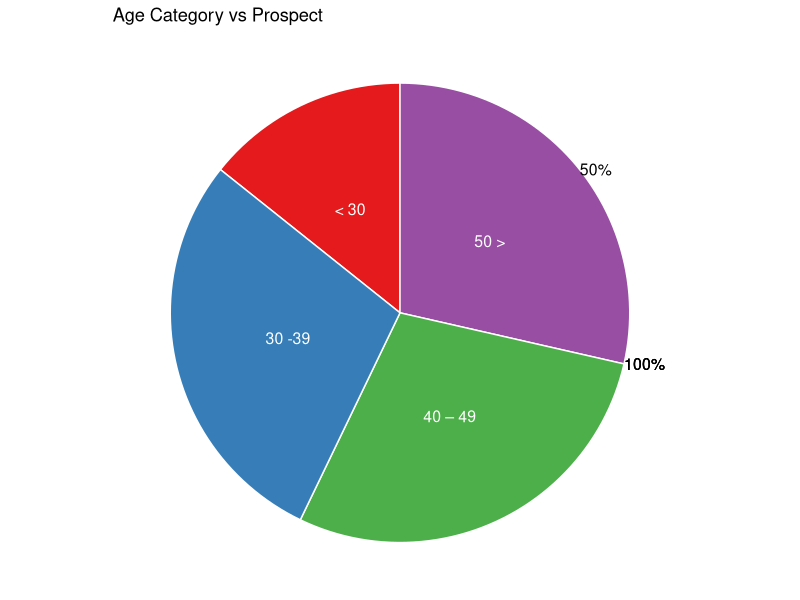

The R script that drew this image:
library(readxl)
library(ggplot2)
library(dplyr)
age_group<-as.data.frame(read_excel("Demographic_and_BI_adoption.xlsx", sheet = "Demography_information", range = "C2:C13",col_names = FALSE,col_types = "text"))

bi_doption<-as.data.frame(read_excel("Demographic_and_BI_adoption.xlsx", sheet = "Business_intelligence_adoption", range = "H2:H13",col_names = FALSE,col_types = "text"))

occurance<-table(age_group[,1],bi_doption[,1])

q<-as.data.frame.matrix(occurance)
age_row_names <-as.data.frame(row.names.data.frame(q))
nFrame<-data.frame(
  age = age_row_names,
  no = q[,1],
  yes = q[,2]
)
colnames(nFrame)<-c("age","no","yes")

# Compute the position of labels

data <- nFrame %>% 
  arrange(desc(age)) %>%
  mutate(prop = round(yes / sum(nFrame$yes) *100,0)) %>%
  mutate(ypos = round(cumsum(prop)- 0.5*prop,0))

tiff("prospect_vs_age_pieChat.tiff", units="in", width=5, height=5, res=300)
ggplot(data, aes(x="",y = ypos,fill=age)) + 
  geom_bar(stat="identity", width=1, color="white")+
  coord_polar("y", start=0)+
  labs(
    title = "Age Category vs Prospect",
    x="Age Categories",
    y="Frequency",
    fill ="Legend"
  )+theme_void()+
  theme(legend.position="none") +
  geom_text(aes(y = ypos, label = age), color = "white", size=4,position = position_stack(vjust = 0.5)) +
  scale_fill_brewer(palette="Set1")+
  geom_text(aes(x = 1.5, y = ypos, label = paste0(round(ypos, 1), "%")),
            size = 4, hjust = 0)
dev.off()
